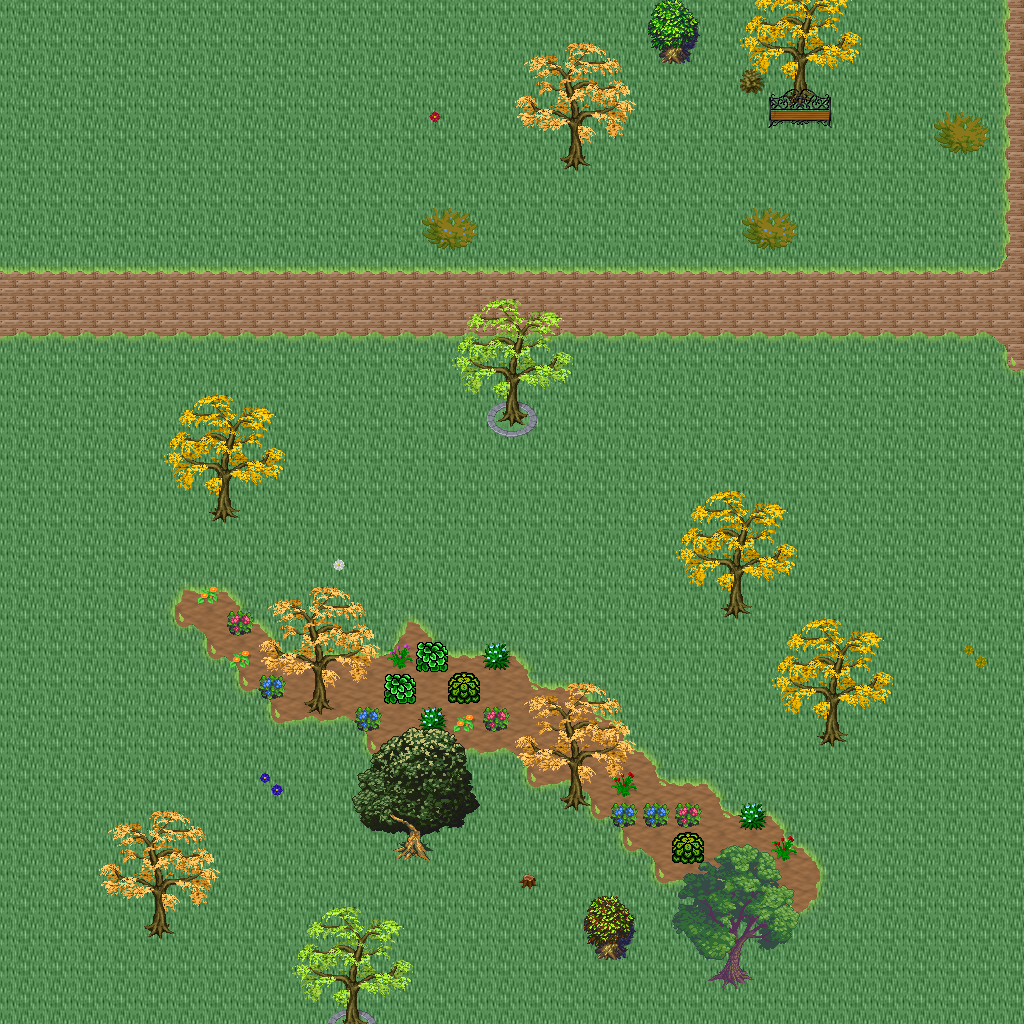

The image is a tile-based game level rendered from a .tmx file. Its description and source (layers, tilesets, objects; grid data summarised) follow:
An orthogonal 32x32 tile map with 32x32 px tiles, 5 tile layers (Ground, Objects, Objects2, Above, ...), 1 hidden layer not drawn, 46 tilesets.

<map version="1.10" tiledversion="1.11.0" orientation="orthogonal" renderorder="right-down" width="32" height="32" tilewidth="32" tileheight="32" infinite="0" nextlayerid="11" nextobjectid="1">
 <tileset firstgid="1" name="logic_collision" tilewidth="32" tileheight="32" tilecount="1" columns="1">
  <image source="../drawable/logic_collision.png" width="32" height="32" />
 </tileset>
 <tileset firstgid="2" name="ground_ground" tilewidth="32" tileheight="32" tilecount="33" columns="3">
  <image source="../drawable/ground_ground.png" width="96" height="352" />
 </tileset>
 <tileset firstgid="35" name="building_castle" tilewidth="32" tileheight="32" tilecount="320" columns="20">
  <image source="../drawable/building_castle.png" width="640" height="512" />
 </tileset>
 <tileset firstgid="355" name="item_weapon_cannon" tilewidth="32" tileheight="32" tilecount="12" columns="3">
  <image source="../drawable/item_weapon_cannon.png" width="96" height="128" />
 </tileset>
 <tileset firstgid="367" name="item_pot_barrels_1" tilewidth="32" tileheight="32" tilecount="8" columns="4">
  <image source="../drawable/item_pot_barrels_1.png" width="128" height="64" />
 </tileset>
 <tileset firstgid="375" name="building_door_door" tilewidth="32" tileheight="32" tilecount="6" columns="3">
  <image source="../drawable/building_door_door.png" width="96" height="64" />
 </tileset>
 <tileset firstgid="381" name="building_door_closed" tilewidth="32" tileheight="32" tilecount="1" columns="1">
  <image source="../drawable/building_door_closed.png" width="32" height="32" />
 </tileset>
 <tileset firstgid="382" name="building_window_window_centered" tilewidth="32" tileheight="32" tilecount="1" columns="1">
  <image source="../drawable/building_window_window_centered.png" width="32" height="32" />
 </tileset>
 <tileset firstgid="383" name="building_decoration_chimney_big" tilewidth="32" tileheight="32" tilecount="2" columns="1">
  <image source="../drawable/building_decoration_chimney_big.png" width="32" height="64" />
 </tileset>
 <tileset firstgid="385" name="ground_grass_corners" tilewidth="32" tileheight="32" tilecount="24" columns="6">
  <image source="../drawable/ground_grass_corners.png" width="192" height="128" />
 </tileset>
 <tileset firstgid="409" name="ground_grass_edges" tilewidth="32" tileheight="32" tilecount="36" columns="12">
  <image source="../drawable/ground_grass_edges.png" width="384" height="96" />
 </tileset>
 <tileset firstgid="445" name="item_statue_lion_statues" tilewidth="32" tileheight="32" tilecount="8" columns="2">
  <image source="../drawable/item_statue_lion_statues.png" width="64" height="128" />
 </tileset>
 <tileset firstgid="453" name="item_statue_girl_with_bird" tilewidth="32" tileheight="32" tilecount="12" columns="4">
  <image source="../drawable/item_statue_girl_with_bird.png" width="128" height="96" />
 </tileset>
 <tileset firstgid="465" name="furniture_light_lamp_blue" tilewidth="32" tileheight="32" tilecount="3" columns="1">
  <image source="../drawable/furniture_light_lamp_blue.png" width="32" height="96" />
 </tileset>
 <tileset firstgid="468" name="light_dim_light_7x5" tilewidth="32" tileheight="32" tilecount="35" columns="7">
  <image source="../drawable/light_dim_light_7x5.png" width="224" height="160" />
 </tileset>
 <tileset firstgid="503" name="plant_flower_daisy_blue" tilewidth="32" tileheight="32" tilecount="8" columns="2">
  <image source="../drawable/plant_flower_daisy_blue.png" width="64" height="128" />
 </tileset>
 <tileset firstgid="511" name="plant_flower_daisy_red" tilewidth="32" tileheight="32" tilecount="8" columns="2">
  <image source="../drawable/plant_flower_daisy_red.png" width="64" height="128" />
 </tileset>
 <tileset firstgid="519" name="plant_flower_daisy_white" tilewidth="32" tileheight="32" tilecount="8" columns="2">
  <image source="../drawable/plant_flower_daisy_white.png" width="64" height="128" />
 </tileset>
 <tileset firstgid="527" name="plant_flower_daisy_yellow" tilewidth="32" tileheight="32" tilecount="8" columns="2">
  <image source="../drawable/plant_flower_daisy_yellow.png" width="64" height="128" />
 </tileset>
 <tileset firstgid="535" name="plant_tree_fall_trees" tilewidth="32" tileheight="32" tilecount="40" columns="8">
  <image source="../drawable/plant_tree_fall_trees.png" width="256" height="160" />
 </tileset>
 <tileset firstgid="575" name="plant_tree_oak_tree" tilewidth="32" tileheight="32" tilecount="20" columns="4">
  <image source="../drawable/plant_tree_oak_tree.png" width="128" height="160" />
 </tileset>
 <tileset firstgid="595" name="plant_tree_chestnut_tree" tilewidth="32" tileheight="32" tilecount="20" columns="4">
  <image source="../drawable/plant_tree_chestnut_tree.png" width="128" height="160" />
 </tileset>
 <tileset firstgid="615" name="plant_tree_locust_tree" tilewidth="32" tileheight="32" tilecount="20" columns="4">
  <image source="../drawable/plant_tree_locust_tree.png" width="128" height="160" />
 </tileset>
 <tileset firstgid="635" name="logic_protection" tilewidth="32" tileheight="32" tilecount="2" columns="2">
  <image source="../drawable/logic_protection.png" width="64" height="32" />
 </tileset>
 <tileset firstgid="637" name="plant_bush_hosta" tilewidth="32" tileheight="32" tilecount="9" columns="3">
  <image source="../drawable/plant_bush_hosta.png" width="96" height="96" />
 </tileset>
 <tileset firstgid="646" name="plant_flower_flowers_mixed" tilewidth="32" tileheight="32" tilecount="16" columns="4">
  <image source="../drawable/plant_flower_flowers_mixed.png" width="128" height="128" />
 </tileset>
 <tileset firstgid="662" name="plant_flower_red_blue_clusters" tilewidth="32" tileheight="32" tilecount="4" columns="1">
  <image source="../drawable/plant_flower_red_blue_clusters.png" width="32" height="128" />
 </tileset>
 <tileset firstgid="666" name="furniture_chair_bench_iron" tilewidth="32" tileheight="32" tilecount="4" columns="2">
  <image source="../drawable/furniture_chair_bench_iron.png" width="64" height="64" />
 </tileset>
 <tileset firstgid="670" name="plant_stump_stump_pale_purple" tilewidth="32" tileheight="32" tilecount="4" columns="2">
  <image source="../drawable/plant_stump_stump_pale_purple.png" width="64" height="64" />
 </tileset>
 <tileset firstgid="674" name="plant_stump_small_stump" tilewidth="32" tileheight="32" tilecount="4" columns="2">
  <image source="../drawable/plant_stump_small_stump.png" width="64" height="64" />
 </tileset>
 <tileset firstgid="678" name="building_decoration_banner" tilewidth="32" tileheight="32" tilecount="12" columns="1">
  <image source="../drawable/building_decoration_banner.png" width="32" height="384" />
 </tileset>
 <tileset firstgid="690" name="building_decoration_chimney" tilewidth="32" tileheight="32" tilecount="2" columns="1">
  <image source="../drawable/building_decoration_chimney.png" width="32" height="64" />
 </tileset>
 <tileset firstgid="692" name="plant_flower_vines_flowered" tilewidth="32" tileheight="32" tilecount="9" columns="3">
  <image source="../drawable/plant_flower_vines_flowered.png" width="96" height="96" />
 </tileset>
 <tileset firstgid="701" name="building_decoration_library_banner" tilewidth="32" tileheight="32" tilecount="6" columns="3">
  <image source="../drawable/building_decoration_library_banner.png" width="96" height="64" />
 </tileset>
 <tileset firstgid="707" name="logic_portal" tilewidth="32" tileheight="32" tilecount="24" columns="8">
  <image source="../drawable/logic_portal.png" width="256" height="96" />
 </tileset>
 <tileset firstgid="731" name="building_cottage" tilewidth="32" tileheight="32" tilecount="256" columns="16">
  <image source="../drawable/building_cottage.png" width="512" height="512" />
 </tileset>
 <tileset firstgid="987" name="building_roof_thatched_roof" tilewidth="32" tileheight="32" tilecount="256" columns="16">
  <image source="../drawable/building_roof_thatched_roof.png" width="512" height="512" />
 </tileset>
 <tileset firstgid="1243" name="building_window_windows" tilewidth="32" tileheight="32" tilecount="256" columns="16">
  <image source="../drawable/building_window_windows.png" width="512" height="512" />
 </tileset>
 <tileset firstgid="1499" name="building_door_doors" tilewidth="32" tileheight="32" tilecount="256" columns="16">
  <image source="../drawable/building_door_doors.png" width="512" height="512" />
 </tileset>
 <tileset firstgid="1755" name="building_decoration_chimney_brown_stacks" tilewidth="32" tileheight="32" tilecount="2" columns="1">
  <image source="../drawable/building_decoration_chimney_brown_stacks.png" width="32" height="64" />
 </tileset>
 <tileset firstgid="1757" name="ground_ground_3" tilewidth="32" tileheight="32" tilecount="5" columns="5">
  <image source="../drawable/ground_ground_3.png" width="160" height="32" />
 </tileset>
 <tileset firstgid="1762" name="plant_bush_bush_pinks" tilewidth="32" tileheight="32" tilecount="4" columns="2">
  <image source="../drawable/plant_bush_bush_pinks.png" width="64" height="64" />
 </tileset>
 <tileset firstgid="1766" name="plant_bushes_and_trees" tilewidth="32" tileheight="32" tilecount="144" columns="16">
  <image source="../drawable/plant_bushes_and_trees.png" width="512" height="289" />
 </tileset>
 <tileset firstgid="1910" name="plant_bush_berried" tilewidth="32" tileheight="32" tilecount="60" columns="5">
  <image source="../drawable/plant_bush_berried.png" width="160" height="384" />
 </tileset>
 <tileset firstgid="1970" name="plant_bush_leafy" tilewidth="32" tileheight="32" tilecount="48" columns="8">
  <image source="../drawable/plant_bush_leafy.png" width="256" height="192" />
 </tileset>
 <tileset firstgid="2018" name="plant_bush_flowering" tilewidth="32" tileheight="32" tilecount="72" columns="8">
  <image source="../drawable/plant_bush_flowering.png" width="256" height="288" />
 </tileset>
 <layer id="1" name="Ground" width="32" height="32">
  <data>[1024 cells, 1024 non-empty, 3 distinct tile ids]</data>
 </layer>
 <layer id="2" name="Objects" width="32" height="32">
  <data>[1024 cells, 164 non-empty, 32 distinct tile ids]</data>
 </layer>
 <layer id="3" name="Objects2" width="32" height="32">
  <data>[1024 cells, 23 non-empty, 11 distinct tile ids]</data>
 </layer>
 <layer id="4" name="Above" width="32" height="32">
  <data>[1024 cells, 141 non-empty, 73 distinct tile ids]</data>
 </layer>
 <layer id="5" name="Above2" width="32" height="32">
  <data>[1024 cells, 66 non-empty, 18 distinct tile ids]</data>
 </layer>
 <layer id="6" name="Walkable" width="32" height="32" visible="0">
  <data>[1024 cells, 50 non-empty, 1 distinct tile ids]</data>
 </layer>
 <objectgroup id="7" name="Mapevents" />
 <objectgroup id="8" name="Spawn" />
 <objectgroup id="9" name="Keys" />
 <objectgroup id="10" name="Replace" />
</map>
